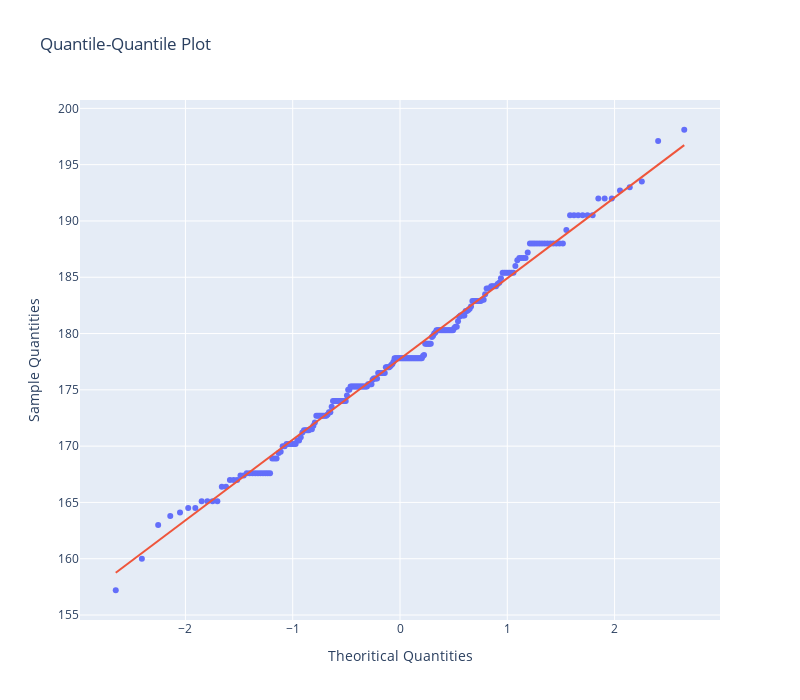

The cell this chart's notebook holds for it:
### Code cell
# QQ-Plot for male height

qq = qqplot(df[df.sex == 1].hgt, line='s').gca().lines
x_qq = qq[0].get_xdata()
y_qq = qq[0].get_ydata()
tx_qq = qq[1].get_xdata()
ty_qq = qq[1].get_ydata()

fig = go.Figure()
fig.add_trace(
    go.Scatter(x=x_qq, y=y_qq, mode='markers')
)
fig.add_trace(
    go.Scatter(x=tx_qq, y=ty_qq, mode='lines')
)
fig.update_layout({
    'title': 'Quantile-Quantile Plot',
    'xaxis': {
        'title': 'Theoritical Quantities',
        'zeroline': False
    },
    'yaxis': {
        'title': 'Sample Quantities'
    },
    'showlegend': False,
    'width': 800,
    'height': 700,
})
fig.show()

### Figure 1 — Plotly figure (JSON) as saved in the notebook; plotly's stock layout.template omitted (floating-point values rounded to 4 significant figures; data arrays with more than 128 entries replaced by an {"elided": "..."} marker saying what was removed)
{"data": [{"mode": "markers", "type": "scatter", "x": {"elided": "247 float values"}, "y": {"elided": "247 float values"}}, {"mode": "lines", "type": "scatter", "x": {"elided": "247 float values"}, "y": {"elided": "247 float values"}}], "layout": {"height": 700, "showlegend": false, "title": {"text": "Quantile-Quantile Plot"}, "width": 800, "xaxis": {"title": {"text": "Theoritical Quantities"}, "zeroline": false}, "yaxis": {"title": {"text": "Sample Quantities"}}}}
